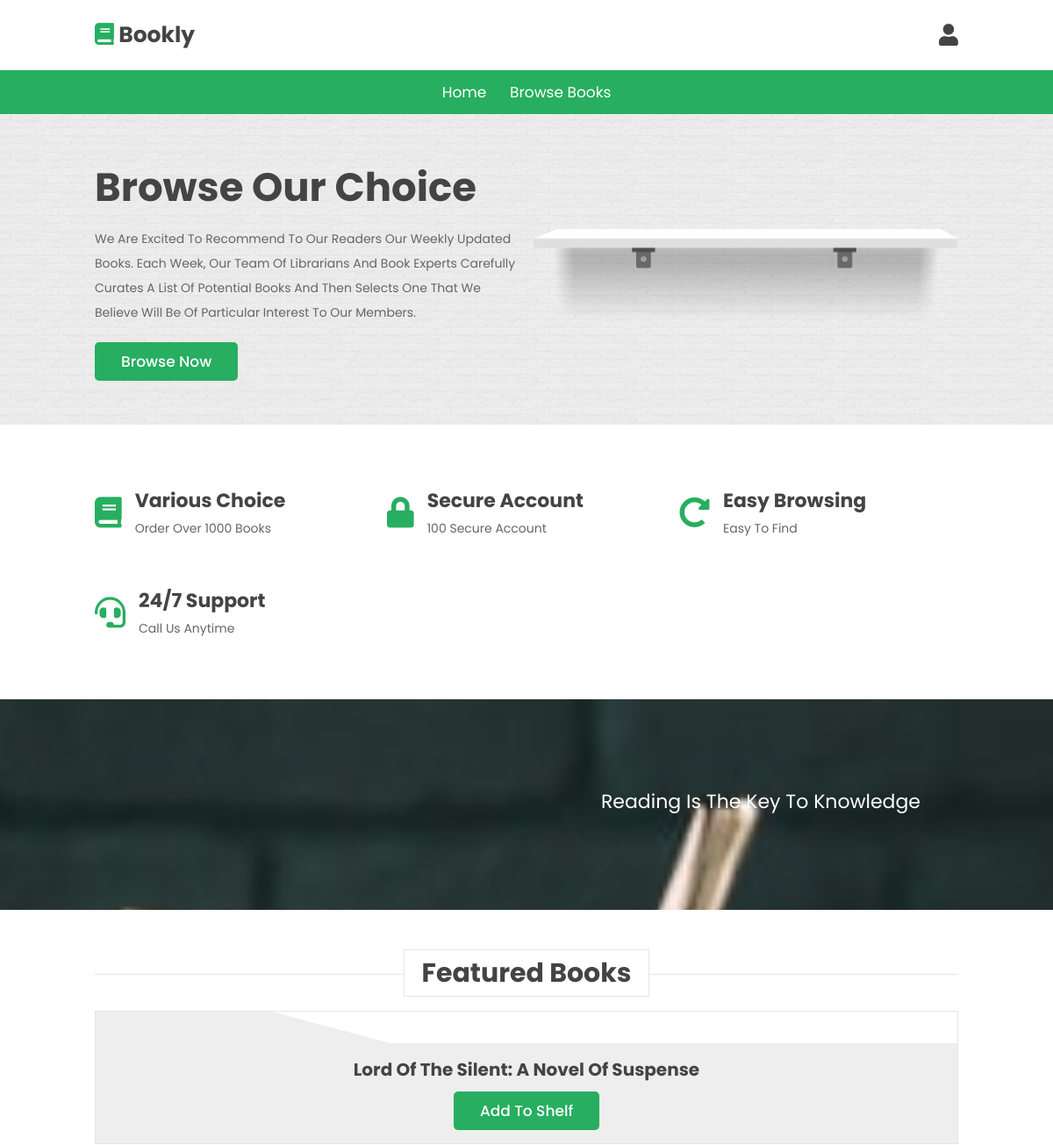
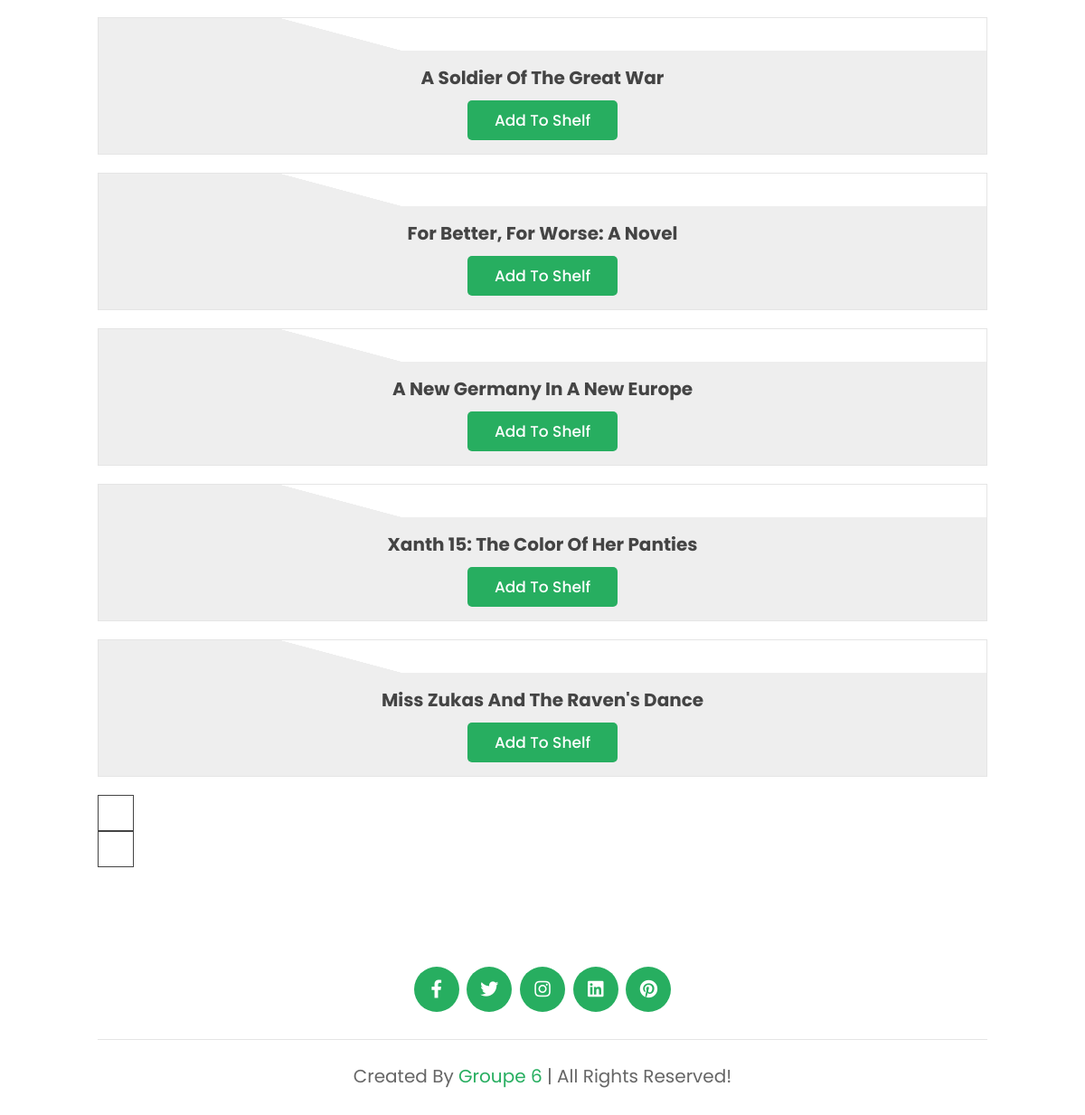
The page / on the database its author committed (2 pictures, top to bottom).
### tables this page shows
CREATE TABLE `books` (
  `ISBN` varchar(20) DEFAULT NULL,
  `Book-Title` varchar(200) DEFAULT NULL,
  `Book-Author` varchar(100) DEFAULT NULL,
  `Year-Publication` varchar(30) DEFAULT NULL,
  `Publisher` varchar(100) DEFAULT NULL,
  `Image-URL-S` varchar(200) DEFAULT NULL,
  `Image-URL-M` varchar(200) DEFAULT NULL,
  `Image-URL-L` varchar(200) DEFAULT NULL
);

### index.php (the view, shortened to what this page needs)
<!DOCTYPE html>
<html lang="en">
<head>
    <link rel="stylesheet" href="https://unpkg.com/swiper@7/swiper-bundle.min.css" />
    <link rel="stylesheet" href="https://cdnjs.cloudflare.com/ajax/libs/font-awesome/5.15.4/css/all.min.css">
    <link rel="stylesheet" href="css/style.css">
    <?php
    include "./php/userBookRenting.php";
    ?>
</head>
<body>
    <header class="header">
        <div class="header-1">
            <a href="#" class="logo"> <i class="fas fa-book"></i> bookly </a>
            <div class="icons">
                <div id="login-btn" class="fas fa-user"></div>
            </div>
        </div>
        <div class="header-2">
            <nav class="navbar">
                <?php
                if (!empty($_SESSION['adminID'])) {
                ?>
                    <a href="./php/adminProfile.php">home</a>
                    <a href="./php/adminBookListing.php">Book Management</a>
                <?php
                } elseif (!empty($_SESSION['username']) && empty($_SESSION['adminID'])) {
                ?>
                    <a href="./php/userprofile.php">home</a>
                    <a href="./php/userBookListing.php">My bookshelf</a>
                    <a href="./php/userBookBrowsing.php">Browsing Books</a>
                <?php } else { ?>
                    <a href="#">home</a>
                    <a href="./php/bookBrowsing.php">Browse Books</a>
                <?php } ?>
            </nav>
        </div>
    </header>
    <section class="home" id="home">
        <div class="row">
            <div class="content">
                <h3>Browse our choice</h3>
                <p>
                    We are excited to recommend to our readers our weekly updated books. Each week, our team of librarians and book experts carefully curates a list of potential books and then selects one that we believe will be of particular interest to our members.
                </p>
                <?php
                if (!empty($_SESSION['username'])) {
                ?>
                    <a href="./php/userBookBrowsing.php" class="btn">Browse Now</a>
                <?php } else { ?>
                    <a href="./php/bookBrowsing.php" class="btn">Browse Now</a>
                <?php } ?>
            </div>
            <div class="swiper books-slider">
                <div class="swiper-wrapper">
                </div>
                <img src="image/stand.png" class="stand" alt="">
            </div>
        </div>
    </section>
    <section class="icons-container">
        <div class="icons">
            <i class="fas fa-book"></i>
            <div class="content">
                <h3>various choice</h3>
                <p>order over 1000 books</p>
            </div>
        </div>
        <div class="icons">
            <i class="fas fa-lock"></i>
            <div class="content">
                <h3>secure account</h3>
                <p>100 secure account</p>
            </div>
        </div>
        <div class="icons">
            <i class="fas fa-redo-alt"></i>
            <div class="content">
                <h3>easy browsing</h3>
                <p>easy to find</p>
            </div>
        </div>
        <div class="icons">
            <i class="fas fa-headset"></i>
            <div class="content">
                <h3>24/7 support</h3>
                <p>call us anytime</p>
            </div>
        </div>
    </section>
    <section class="newsletter">
        <form action="">
            <h3>Reading is the key to knowledge</h3>
        </form>
    </section>
    <section class="featured" id="featured">
        <h1 class="heading"> <span>featured books</span> </h1>
        <div class="swiper featured-slider">
            <div class="swiper-wrapper">
                <div class="swiper-slide box">
                    <?php
                    $query = "SELECT * FROM books WHERE `ISBN` = '380817144'";
                    $result = mysqli_query($connection, $query);
                    $row = mysqli_fetch_assoc($result);
                    ?>
                    <div class="image">
                    </div>
                    <div class="content">
                        <h3><?php echo $row['Book-Title'] ?></h3>
                        <form action="" method="post">
                            <input type="submit" value="add to shelf" name="rentBook" class="btn">
                        </form>
                    </div>
                </div>
                <div class="swiper-slide box">
                    <?php
                    $query = "SELECT * FROM books WHERE `ISBN` = '380715899'";
                    $result = mysqli_query($connection, $query);
                    $row = mysqli_fetch_assoc($result);
                    ?>
                    <div class="image">
                    </div>
                    <div class="content">
                        <h3><?php echo $row['Book-Title'] ?></h3>
                        <form action="" method="post">
                            <input type="submit" value="add to shelf" name="rentBook" class="btn">
                        </form>
                    </div>
                </div>
                <div class="swiper-slide box">
                    <?php
                    $query = "SELECT * FROM books WHERE `ISBN` = '380820447'";
                    $result = mysqli_query($connection, $query);
                    $row = mysqli_fetch_assoc($result);
                    ?>
                    <div class="image">
                    </div>
                    <div class="content">
                        <h3><?php echo $row['Book-Title'] ?></h3>
                        <form action="" method="post">
                            <input type="submit" value="add to shelf" name="rentBook" class="btn">
                        </form>
                    </div>
                </div>
                <div class="swiper-slide box">
                    <?php
                    $query = "SELECT * FROM books WHERE `ISBN` = '415928087'";
                    $result = mysqli_query($connection, $query);
                    $row = mysqli_fetch_assoc($result);
                    ?>
                    <div class="image">
                    </div>
                    <div class="content">
                        <h3><?php echo $row['Book-Title'] ?></h3>
                        <a href="#" class="btn">add to shelf</a>
                    </div>
                </div>
                <div class="swiper-slide box">
                    <?php
                    $query = "SELECT * FROM books WHERE `ISBN` = '380759497'";
                    $result = mysqli_query($connection, $query);
                    $row = mysqli_fetch_assoc($result);
                    ?>
                    <div class="image">
                    </div>
                    <div class="content">
                        <h3><?php echo $row['Book-Title'] ?></h3>
                        <form action="" method="post">
                            <input type="submit" value="add to shelf" name="rentBook" class="btn">
                        </form>
                    </div>
                </div>
                <div class="swiper-slide box">
                    <?php
                    $query = "SELECT * FROM books WHERE `ISBN` = '038078243X'";
                    $result = mysqli_query($connection, $query);
                    $row = mysqli_fetch_assoc($result);
                    ?>
                    <div class="image">
                    </div>
                    <div class="content">
                        <h3><?php echo $row['Book-Title'] ?></h3>
                        <form action="" method="post">
                            <input type="submit" value="add to shelf" name="rentBook" class="btn">
                        </form>
                    </div>
                </div>
            </div>
            <div class="swiper-button-next"></div>
            <div class="swiper-button-prev"></div>
        </div>
    </section>
    <section class="footer">
        <div class="share">
            <a href="#" class="fab fa-facebook-f"></a>
            <a href="#" class="fab fa-twitter"></a>
            <a href="#" class="fab fa-instagram"></a>
            <a href="#" class="fab fa-linkedin"></a>
            <a href="#" class="fab fa-pinterest"></a>
        </div>
        <div class="credit"> created by <span>Groupe 6</span> | all rights reserved! </div>
    </section>
</body>
</html>

### css/style.css (style rules this page uses)
:root { --green: #27ae60; --dark-color: #219150; --black: #444; --light-color: #666; --border: .1rem solid rgba(0, 0, 0, .1); --border-hover: .1rem solid var(--black); --box-shadow: 0 .5rem 1rem rgba(0, 0, 0, .1); }
* { font-family: 'Poppins', sans-serif; margin: 0; padding: 0; box-sizing: border-box; outline: none; border: none; text-decoration: none; text-transform: capitalize; transition: all .2s linear; transition: width none; }
html { font-size: 62.5%; overflow-x: hidden; scroll-padding-top: 5rem; scroll-behavior: smooth; }
section { padding: 5rem 9%; }
.heading { text-align: center; margin-bottom: 2rem; position: relative; }
.heading::before { content: ''; position: absolute; top: 50%; left: 0; transform: translateY(-50%); width: 100%; height: .01rem; background: rgba(0, 0, 0, .1); z-index: -1; }
.heading span { font-size: 3rem; padding: .5rem 2rem; color: var(--black); background: #fff; border: var(--border); }
.btn { margin-top: 1rem; display: inline-block; padding: .9rem 3rem; border-radius: .5rem; color: #fff; background: var(--green); font-size: 1.7rem; cursor: pointer; font-weight: 500; }
.header .header-1 { background: #fff; padding: 1.5rem 9%; display: flex; align-items: center; justify-content: space-between; }
.header .header-1 .logo { font-size: 2.5rem; font-weight: bolder; color: var(--black); }
.header .header-1 .logo i { color: var(--green); }
.header .header-1 .icons div, .header .header-1 .icons a { font-size: 2.5rem; margin-left: 1.5rem; color: var(--black); cursor: pointer; }
.header .header-2 { background: var(--green); }
.header .header-2 .navbar { text-align: center; }
.header .header-2 .navbar a { color: #fff; display: inline-block; padding: 1.2rem; font-size: 1.7rem; }
.home { background: url(../image/banner-bg.jpg) no-repeat; background-size: cover; background-position: center; }
.home .row { display: flex; align-items: center; flex-wrap: wrap; gap: 1.5rem; }
.home .row .content { flex: 1 1 42rem; }
.home .row .books-slider { flex: 1 1 42rem; text-align: center; margin-top: 2rem; }
.home .row .books-slider .stand { width: 100%; margin-top: -2rem; }
.home .row .content h3 { color: var(--black); font-size: 4.5rem; }
.home .row .content p { color: var(--light-color); font-size: 1.4rem; line-height: 2; padding: 1rem 0; }
.icons-container { display: grid; grid-template-columns: repeat(auto-fit, minmax(25rem, 1fr)); gap: 1.5rem; }
.icons-container .icons { display: flex; align-items: center; gap: 1.5rem; padding: 2rem 0; }
.icons-container .icons i { font-size: 3.5rem; color: var(--green); }
.icons-container .icons h3 { font-size: 2.2rem; color: var(--black); padding-bottom: .5rem; }
.icons-container .icons p { font-size: 1.4rem; color: var(--light-color); }
.featured .featured-slider .box { margin: 2rem 0; position: relative; overflow: hidden; border: var(--border); text-align: center; }
.featured .featured-slider .box .image { padding: 1rem; background: linear-gradient(15deg, #eee 30%, #fff 30.1%); }
.featured .featured-slider .box .content { background: #eee; padding: 1.5rem; }
.featured .featured-slider .box .content h3 { font-size: 2rem; color: var(--black); }
.swiper-button-next, .swiper-button-prev { border: var(--border-hover); height: 4rem; width: 4rem; color: var(--black); background: #fff; }
.swiper-button-next::after, .swiper-button-prev::after { font-size: 2rem; }
.newsletter { background: url(../image/letter-bg.jpg) no-repeat; background-size: cover; background-position: center; background-attachment: fixed; }
.newsletter form { max-width: 45rem; margin-left: auto; text-align: center; padding: 5rem 0; }
.newsletter form h3 { font-size: 2.2rem; color: #fff; padding-bottom: .7rem; font-weight: normal; }
.footer .share { padding: 1rem 0; text-align: center; }
.footer .share a { height: 5rem; width: 5rem; line-height: 5rem; font-size: 2rem; color: #fff; background: var(--green); margin: 0 .3rem; border-radius: 50%; }
.footer .credit { border-top: var(--border); margin-top: 2rem; padding: 0 1rem; padding-top: 2.5rem; font-size: 2rem; color: var(--light-color); text-align: center; }
.footer .credit span { color: var(--green); }

### rows shown on the page
books: value "Lord Of The Silent: A Novel Of Suspense"
books: value "A Soldier Of The Great War"
books: value "For Better, For Worse: A Novel"
books: value "A New Germany In A New Europe"
books: value "Xanth 15: The Color Of Her Panties"
books: value "Miss Zukas And The Raven's Dance"
